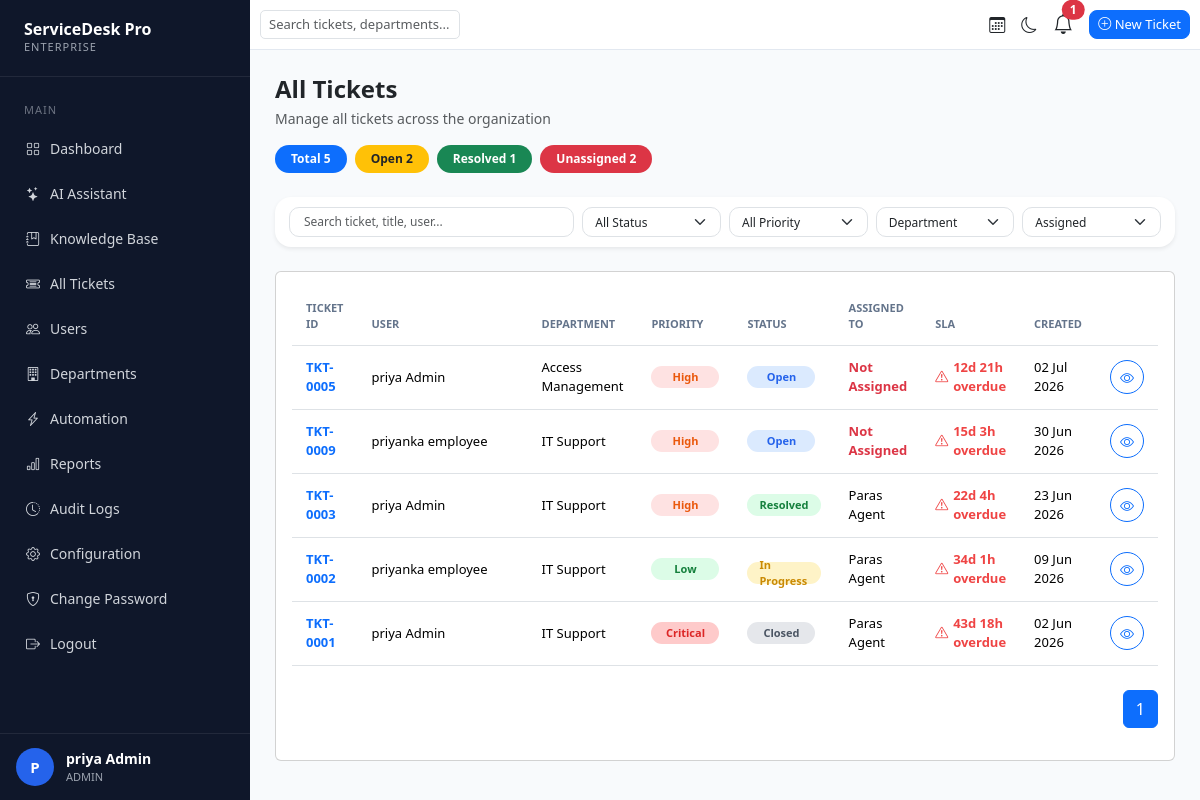
Page /tickets/all/ (signed in) on the earlier database version.
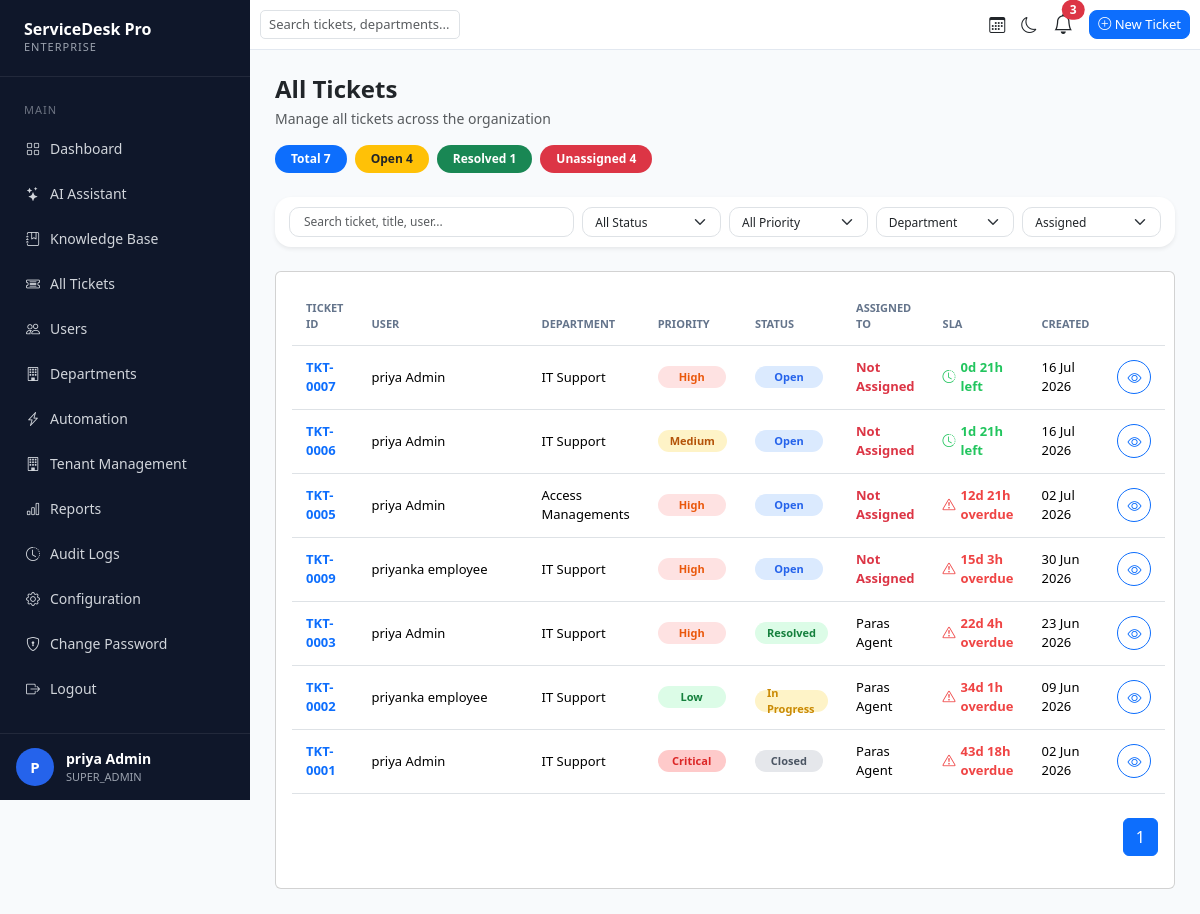
Same page on the later database version.
### accounts/models.py (models this page shows, shortened)
class User(AbstractUser):
    ROLE_CHOICES = (
        ('SUPER_ADMIN', 'Super Admin'),
        ('ADMIN', 'Admin'),
        ('AGENT', 'Agent'),
        ('EMPLOYEE', 'Employee'),
    )
    email = models.EmailField(unique=True)
    role = models.CharField(
        max_length=20,
        choices=ROLE_CHOICES,
        default='EMPLOYEE'
    )
    phone = models.CharField(
        max_length=15,
        blank=True,
        null=True
    )
    profile_image = models.ImageField(
        upload_to='profile_images/',
        blank=True,
        null=True
    )
    department = models.ForeignKey(
        'departments.Department',
        on_delete=models.SET_NULL,
        blank=True,
        null=True
    )
    tenant = models.ForeignKey(
        'tenants.Tenant',
        on_delete=models.SET_NULL,
        blank=True,
        null=True,
        related_name='users'
    )
    is_locked = models.BooleanField(
        default=False
    )
    USERNAME_FIELD = 'email'
    REQUIRED_FIELDS = ['username']

### tickets/models.py (models this page shows, shortened)
class Ticket(models.Model):
    CATEGORY_CHOICES = [
        ("Hardware Issue", "Hardware Issue"),
        ("Software Issue", "Software Issue"),
        ("Network Issue", "Network Issue"),
        ("Email / Outlook", "Email / Outlook"),
        ("New Employee Onboarding", "New Employee Onboarding"),
        ("Leave Policy", "Leave Policy"),
        ("Payroll Inquiry", "Payroll Inquiry"),
        ("Office Supplies", "Office Supplies"),
        ("Facility Request", "Facility Request"),
        ("Invoice Processing", "Invoice Processing"),
        ("Budget Approval", "Budget Approval"),
        ("Laptop Request", "Laptop Request"),
        ("Software License", "Software License"),
        ("Account Creation", "Account Creation"),
        ("Permission Request", "Permission Request"),
        ("VPN Access", "VPN Access"),
        ("General Inquiry", "General Inquiry"),
    ]
    AFFECTED_SYSTEM_CHOICES = [
        ("Laptop", "Laptop"),
        ("Desktop", "Desktop"),
        ("Printer", "Printer"),
        ("Windows", "Windows"),
        ("Office 365", "Office 365"),
        ("Outlook", "Outlook"),
        ("Email", "Email"),
        ("Network", "Network"),
        ("VPN", "VPN"),
        ("Authentication", "Authentication"),
        ("Active Directory", "Active Directory"),
        ("HRMS", "HRMS"),
        ("Payroll", "Payroll"),
        ("Hardware", "Hardware"),
        ("Software", "Software"),
        ("Database", "Database"),
        ("Website", "Website"),
        ("Other", "Other"),
    ]
    PRIORITY_CHOICES = [
        ('Low', 'Low'),
        ('Medium', 'Medium'),
        ('High', 'High'),
        ('Critical', 'Critical'),
    ]
    STATUS_CHOICES = [
        ('Open', 'Open'),
        ('Assigned', 'Assigned'),
        ('In Progress', 'In Progress'),
        ('Pending User', 'Pending User'),
        ('Escalated', 'Escalated'),
        ('Resolved', 'Resolved'),
        ('Closed', 'Closed'),
        ('Reopened', 'Reopened'),
    ]
    ticket_number = models.CharField(
        max_length=20,
        unique=True
    )
    title = models.CharField(
        max_length=255
    )
    description = models.TextField()
    department = models.ForeignKey(
        Department,
        on_delete=models.CASCADE
    )
    priority = models.CharField(
        max_length=20,
        choices=PRIORITY_CHOICES,
        default='Low'
    )
    status = models.CharField(
        max_length=20,
        choices=STATUS_CHOICES,
        default='Open'
    )
    created_by = models.ForeignKey(
        settings.AUTH_USER_MODEL,
        on_delete=models.CASCADE,
        related_name='created_tickets'
    )
    assigned_to = models.ForeignKey(
        settings.AUTH_USER_MODEL,
        on_delete=models.SET_NULL,
        null=True,
        blank=True,
        related_name='assigned_tickets'
    )
    created_at = models.DateTimeField(
        auto_now_add=True
    )
    updated_at = models.DateTimeField(
        auto_now=True
    )
    category = models.CharField(
        max_length=100,
        choices=CATEGORY_CHOICES,
        default="General Inquiry"
    )
    affected_system = models.CharField(
        max_length=100,
        choices=AFFECTED_SYSTEM_CHOICES,
        default="Other"
    )
    tags = models.CharField(
        max_length=255,
        blank=True,
        default=""
    )
    @property
    def sla_deadline(self):
        if self.priority == "Critical":
            hours = 8
        elif self.priority == "High":
            hours = 24
        elif self.priority == "Medium":
            hours = 48
        else:
            hours = 72
        return self.created_at + timedelta(hours=hours)
    @property
    def sla_status(self):
        diff = self.sla_deadline - timezone.now()
        if diff.total_seconds() < 0:
            overdue = abs(diff)
            days = overdue.days
            hours = overdue.seconds // 3600
            return {
                "text": f"{days}d {hours}h overdue",
                "class": "danger"
            }
        else:
            days = diff.days
            hours = diff.seconds // 3600
            return {
                "text": f"{days}d {hours}h left",
                "class": "success"
            }

### departments/models.py (models this page shows, shortened)
class Department(models.Model):
    name = models.CharField(max_length=100)
    description = models.TextField(blank=True)
    is_active = models.BooleanField(default=True)
    tenant = models.ForeignKey(
        'tenants.Tenant',
        on_delete=models.SET_NULL,
        blank=True,
        null=True,
        related_name='departments'
    )
    sla_critical = models.PositiveIntegerField(default=2)
    sla_high = models.PositiveIntegerField(default=8)
    sla_medium = models.PositiveIntegerField(default=24)
    sla_low = models.PositiveIntegerField(default=72)
    created_at = models.DateTimeField(auto_now_add=True)

### tickets/views.py (the view, shortened to what this page needs)
# urls.py: path('all/', all_tickets, name='all_tickets' ),
@login_required
def all_tickets(request):
    if request.user.role not in ["ADMIN", "SUPER_ADMIN"]:
        return redirect("dashboard")
    tickets = Ticket.objects.select_related(
        "department",
        "created_by",
        "assigned_to"
    ).order_by("-created_at")
    search = request.GET.get("search")
    status = request.GET.get("status")
    if status:
        tickets = tickets.filter(status=status)
    priority = request.GET.get("priority")
    if priority:
        tickets = tickets.filter(priority=priority)
    department = request.GET.get("department")
    if department:
        tickets = tickets.filter(department_id=department)
    assigned = request.GET.get("assigned")
    if assigned == "yes":
        tickets = tickets.filter(
            assigned_to__isnull=False
        )
    elif assigned == "no":
        tickets = tickets.filter(
            assigned_to__isnull=True
        )
    paginator = Paginator(tickets, 10)
    page = request.GET.get("page")
    tickets = paginator.get_page(page)
    context = {
        "tickets": tickets,
        "search": search,
        "selected_status": status,
        "selected_priority": priority,
        "selected_department": department,
        "selected_assigned": assigned,
        "status_choices": Ticket.STATUS_CHOICES,
        "priority_choices": Ticket.PRIORITY_CHOICES,
        "departments": Department.objects.all(),
        "total_tickets": Ticket.objects.count(),
        "open_tickets": Ticket.objects.filter(status="Open").count(),
        "resolved_tickets": Ticket.objects.filter(status="Resolved").count(),
        "unassigned": Ticket.objects.filter(assigned_to__isnull=True).count(),
    }
    return render(
        request, "tickets/all_tickets.html", context,
    )

### tickets/context_processors.py (called while the page is built)
def notification_context(request):
    if request.user.is_authenticated:
        notifications = Notification.objects.filter(
            user=request.user
        )[:5]
        unread_count = Notification.objects.filter(
            user=request.user,
            is_read=False
        ).count()
        return {
            "notifications": notifications,
            "unread_notifications": unread_count
        }
    return {}

### templates/tickets/all_tickets.html (shortened to what the changed rows need)
{% extends 'base.html' %}
{% block content %}
<div class="d-flex justify-content-between align-items-start mb-4">
    <div>
        <h2 class="fw-bold mb-1">
            All Tickets
        </h2>
        <div class="d-flex gap-2">
            <span class="badge rounded-pill bg-primary px-3 py-2">
                Total {{ total_tickets }}
            </span>
            <span class="badge rounded-pill bg-warning text-dark px-3 py-2">
                Open {{ open_tickets }}
            </span>
            <span class="badge rounded-pill bg-success px-3 py-2">
                Resolved {{ resolved_tickets }}
            </span>
            <span class="badge rounded-pill bg-danger px-3 py-2">
                Unassigned {{ unassigned }}
            </span>
        </div>
    </div>
</div>
<div class="card ticket-table-card">
<div class="card-body">
<table class="table ticket-table">
    <thead>
        <tr>
            <th>Ticket ID</th>
            <th>User</th>
            <th>Department</th>
            <th>Priority</th>
            <th>Status</th>
            <th>Assigned To</th>
            <th>SLA</th>
            <th>Created</th>
            <th></th>
        </tr>
    </thead>
    <tbody>
    {% for ticket in tickets %}
    <tr>
        <td>
            <a href="{% url 'ticket_detail' ticket.id %}"
               class="fw-semibold text-decoration-none">
                {{ ticket.ticket_number }}
            </a>
        </td>
        <td class="user-cell">
            {% if ticket.created_by.first_name %}
                {{ ticket.created_by.first_name }} {{ ticket.created_by.last_name }}
            {% else %}
                {{ ticket.created_by.username }}
            {% endif %}
        </td>
        <td>
            {{ ticket.department.name }}
        </td>
        <td>
            {% if ticket.priority == "Critical" %}
            <span class="badge-priority priority-critical">
                Critical
            </span>
            {% elif ticket.priority == "High" %}
            <span class="badge-priority priority-high">
                High
            </span>
            {% elif ticket.priority == "Medium" %}
            <span class="badge-priority priority-medium">
                Medium
            </span>
            {% else %}
            <span class="badge-priority priority-low">
                Low
            </span>
            {% endif %}
        </td>
        <td>
            {% if ticket.status == "Open" %}
            <span class="badge-status status-open">
                Open
            </span>
            {% elif ticket.status == "In Progress" %}
            <span class="badge-status status-progress">
                In Progress
            </span>
            {% elif ticket.status == "Resolved" %}
            <span class="badge-status status-resolved">
                Resolved
            </span>
            {% else %}
            <span class="badge-status status-closed">
                Closed
            </span>
            {% endif %}
        </td>
       <td>
            {% if ticket.assigned_to %}
                {% if ticket.assigned_to.first_name %}
                    {{ ticket.assigned_to.first_name }} {{ ticket.assigned_to.last_name }}
                {% else %}
                    {{ ticket.assigned_to.username }}
                {% endif %}
            {% else %}
                <span class="text-danger fw-semibold">
                    Not Assigned
                </span>
            {% endif %}
        </td>
        <td>
            {% if ticket.sla_status.class == "danger" %}
            <span class="sla-overdue">
                <i class="bi bi-exclamation-triangle"></i>
                {{ ticket.sla_status.text }}
            </span>
            {% else %}
            <span class="sla-normal">
                <i class="bi bi-clock-history"></i>
                {{ ticket.sla_status.text }}
            </span>
            {% endif %}
        </td>
        <td>
            {{ ticket.created_at|date:"d M Y" }}
        </td>
        <td>
            <a href="{% url 'ticket_detail' ticket.id %}"
               class="btn btn-sm btn-outline-primary rounded-pill">
                <i class="bi bi-eye"></i>
            </a>
        </td>
    </tr>
    {% endfor %}
    </tbody>
</table>
</div>
</div>
{% endblock %}

### templates/base.html (shortened to what this page needs)
<!DOCTYPE html>
<html lang="en">
<head>
    <link href="https://cdn.jsdelivr.net/npm/bootstrap@5.3.3/dist/css/bootstrap.min.css" rel="stylesheet">
    <link rel="stylesheet" href="https://cdn.jsdelivr.net/npm/bootstrap-icons@1.11.3/font/bootstrap-icons.min.css">
</head>
<body>
<div class="sidebar">
    <div class="logo">
        <h3>ServiceDesk Pro</h3>
        <p>ENTERPRISE</p>
    </div>
    <div class="menu">
        <div class="menu-title">Main</div>
        <a href="{% url 'dashboard' %}">
            <i class="bi bi-grid"></i> Dashboard
        </a>
        <a href="{% url 'ai_assistant' %}">
            <i class="bi bi-stars"></i> AI Assistant
        </a>
        <a href="{% url 'knowledge_base_list' %}">
            <i class="bi bi-journal-bookmark"></i> Knowledge Base
        </a>
        {% if request.user.role == 'ADMIN' or request.user.role == 'SUPER_ADMIN' %}
        <a href="{% url 'all_tickets' %}">
            <i class="bi bi-ticket-detailed"></i> All Tickets
        </a>
        <a href="{% url 'users_list' %}">
            <i class="bi bi-people"></i> Users
        </a>
        <a href="{% url 'department_list' %}">
            <i class="bi bi-building"></i> Departments
        </a>
        <a href="{% url 'automation_list' %}">
            <i class="bi bi-lightning-charge"></i> Automation
        </a>
        {% if request.user.role == 'SUPER_ADMIN' %}
        <a href="{% url 'tenant_list' %}">
            <i class="bi bi-building"></i> Tenant Management
        </a>
        {% endif %}
        <a href="{% url 'reports' %}">
            <i class="bi bi-bar-chart"></i> Reports
        </a>
        <a href="{% url 'audit_logs' %}">
            <i class="bi bi-clock-history"></i> Audit Logs
        </a>
        <a href="{% url 'config_home' %}">
            <i class="bi bi-gear"></i> Configuration
        </a>
        {% endif %}
        <a href="{% url 'change_password' %}">
            <i class="bi bi-shield-lock"></i> Change Password
        </a>
        <a href="{% url 'logout' %}">
            <i class="bi bi-box-arrow-right"></i> Logout
        </a>
    </div>
   <div class="sidebar-footer">
        <div class="avatar">
            {{ request.user.first_name|first|default:"U"|upper }}
        </div>
        <div class="user-box">
            <strong>
                {{ request.user.first_name }} {{ request.user.last_name }}
            </strong>
            <span>
                {{ request.user.role }}
            </span>
        </div>
    </div>
</div>
<div class="content">
    <div class="navbar-custom">
        <div class="d-flex justify-content-between align-items-center h-100 w-100">
            <div class="search-box">
                <input type="text" id="openSearch" class="form-control"
                       placeholder="Search tickets, departments..." readonly>
            </div>
            <div class="d-flex align-items-center">
                <i class="bi bi-calendar3 me-3"></i>
                <i id="themeToggle"
                   class="bi bi-moon me-3"
                   style="cursor:pointer;"></i>
                <div class="dropdown me-3">
                    <button class="btn p-0 border-0 bg-transparent position-relative" type="button"
                        data-bs-toggle="dropdown" aria-expanded="false">
                        <i class="bi bi-bell fs-5"></i>
                        {% if unread_notifications > 0 %}
                        <span class="position-absolute top-0 start-100 translate-middle badge rounded-pill bg-danger">
                            {{ unread_notifications }}
                        </span>
                        {% endif %}
                    </button>
                </div>
                <a href="{% url 'create_ticket' %}"
                   class="btn btn-primary new-ticket-btn">
                    <i class="bi bi-plus-circle"></i> New Ticket
                </a>
            </div>
        </div>
    </div>
    <div class="page-content">
        {% block content %}
        {% endblock %}
    </div>
</div>

Differences in the rows shown:
changed User "priya Admin": role "ADMIN" → "SUPER_ADMIN" (drawn); user.role "ADMIN" → "SUPER_ADMIN"
added Ticket: ticket_number "TKT-0007", created_by.first_name "priya Admin", department.name "IT Support", shows "High", status "Open", shows "Not Assigned", sla_status.text "0d 21h left", created_at "16 Jul 2026"
added Ticket: ticket_number "TKT-0006", created_by.first_name "priya Admin", department.name "IT Support", shows "Medium", status "Open", shows "Not Assigned", sla_status.text "1d 21h left", created_at "16 Jul 2026"
changed through a linked row, Ticket "TKT-0005": department.name "Access Management" → "Access Managements"
Other differences:
{{ unread_notifications }}: "1" → "3"
{{ total_tickets }}: "5" → "7"
{{ open_tickets }}: "2" → "4"
{{ unassigned }}: "2" → "4"
text now shown: "Tenant Management"
